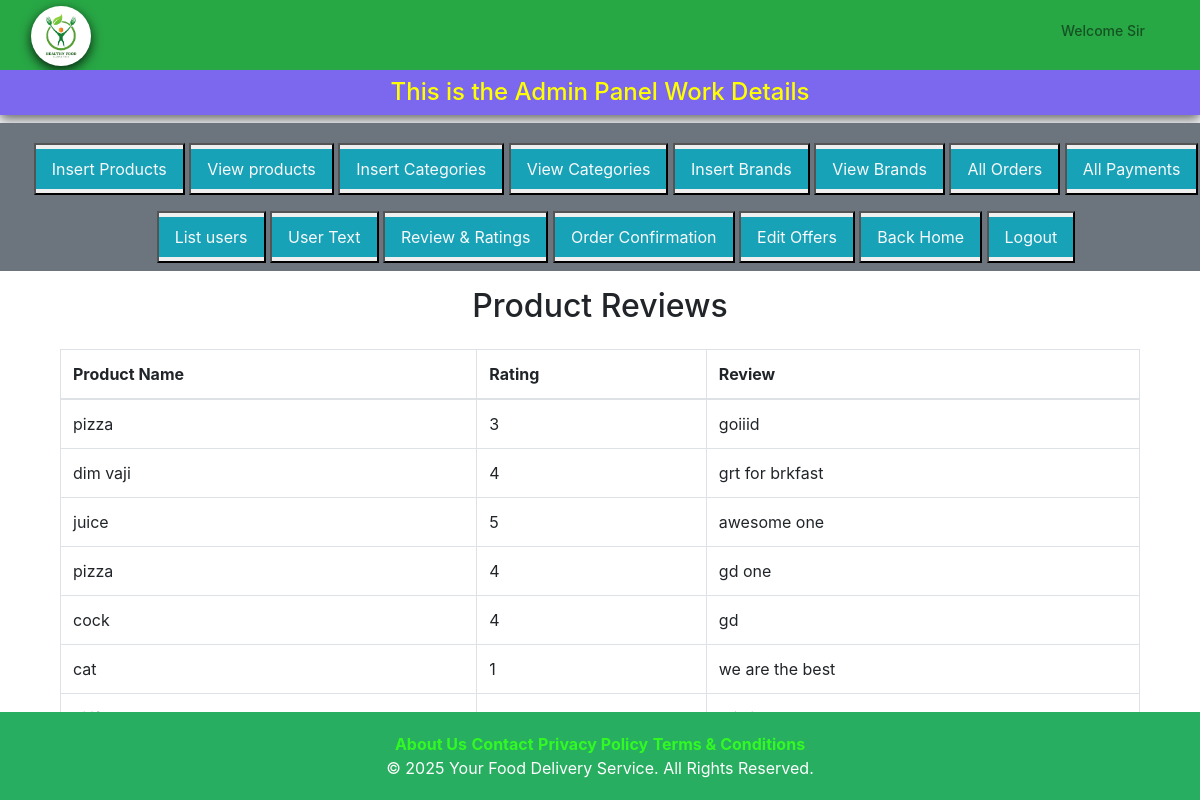
Screenshot of /admin/index.php?review_ratings with the database file from the repository.
### tables this page shows
CREATE TABLE `product_reviews` (
  `id` int(11) NOT NULL,
  `product_name` varchar(255) NOT NULL,
  `rating` int(11) NOT NULL,
  `review` text NOT NULL,
  `created_at` timestamp NOT NULL DEFAULT current_timestamp()
);

### admin/review_ratings.php (the view, shortened to what this page needs)
<?php
include('../includes/connect.php');
$sql = "SELECT * FROM product_reviews";
$result = $con->query($sql);
if ($result->num_rows > 0) {
    echo '<!DOCTYPE html>
    <html lang="en">
    <head>
        <meta charset="UTF-8">
        <meta name="viewport" content="width=device-width, initial-scale=1.0">
        <title>Admin - Product Reviews</title>
        <link rel="stylesheet" href="https://cdn.jsdelivr.net/npm/bootstrap@4.0.0/dist/css/bootstrap.min.css">
        <style>
            body {
            }
        </style>
    </head>
    <body>
        <div class="container">
            <h2 class="text-center mb-4">Product Reviews</h2>
            <table class="table table-bordered">
                <thead>
                    <tr>
                        <th>Product Name</th>
                        <th>Rating</th>
                        <th>Review</th>
                    </tr>
                </thead>
                <tbody>';
    while ($row = $result->fetch_assoc()) {
        echo '<tr>
                <td>' . $row["product_name"] . '</td>
                <td>' . $row["rating"] . '</td>
                <td>' . $row["review"] . '</td>
              </tr>';
    }
    echo '</tbody>
          </table>
        </div>
    </body>
    </html>';
} else {
    echo "No reviews found.";
}
?>

### style.css (style rules this page uses)
* { margin:0; padding:0; box-sizing: border-box; overflow-x:hidden; }

### rows the page displays
product_reviews: product_name "pizza", rating "3", review "goiiid"
product_reviews: product_name "dim vaji", rating "4", review "grt for brkfast"
product_reviews: product_name "juice", rating "5", review "awesome one"
product_reviews: product_name "pizza", rating "4", review "gd one"
product_reviews: product_name "cock", rating "4", review "gd"
product_reviews: product_name "cat", rating "1", review "we are the best"
